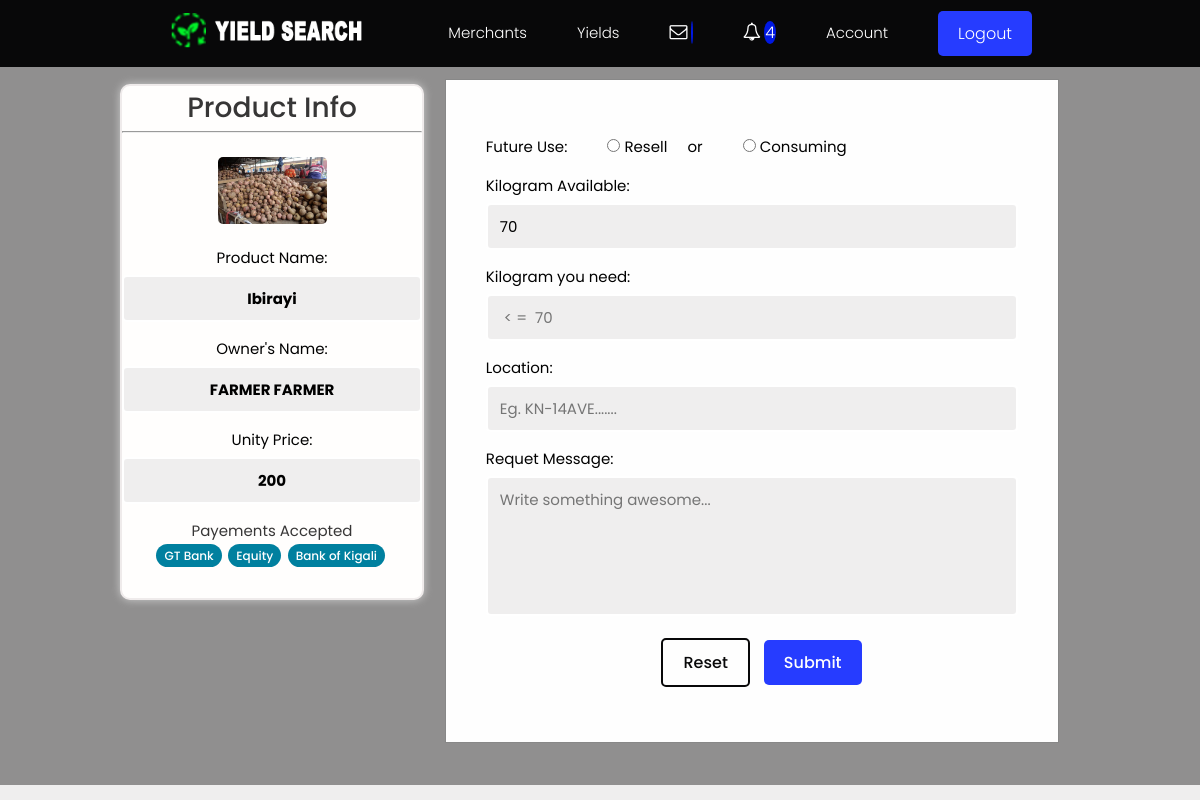
Before: /products/checkout-product/b98c0e063a014c78bda537adc0f1d3c4/ (signed in) with the older database file.
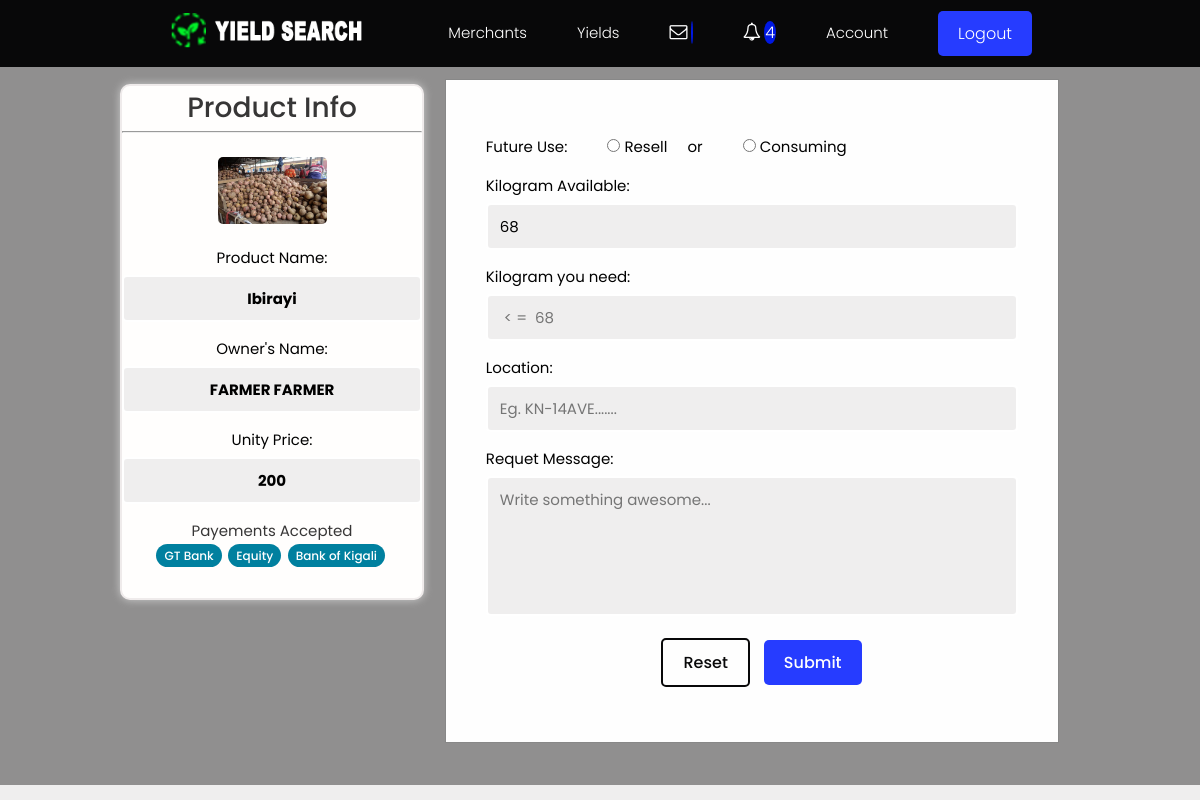
After: the same page with the newer database file.
### products/models.py (models this page shows, shortened)
class Product(models.Model):
    owner = models.ForeignKey(Profile, null=True, blank=True, on_delete=models.CASCADE, related_name='owner')
    name = models.ForeignKey('SingleProduct', default=uuid.uuid4, on_delete=models.CASCADE, null=True, related_name = 'product')
    description = models.TextField(null=True, blank=True)
    featured_image = models.ImageField(null=True, blank=True, default="default.jpg")
    quantity = models.PositiveIntegerField(null=True, blank=True, default=0)
    location = models.CharField(max_length=100, null=True, blank=True)
    payments = models.ManyToManyField('Payment', blank=True, default="In Hand")
    instock = models.BooleanField(blank=True, null=True, default=True)
    vote_total = models.IntegerField(default=0, null=True, blank=True)
    vote_ratio = models.IntegerField(default=0, null=True, blank=True)
    updated = models.DateTimeField(auto_now=True)
    created = models.DateTimeField(auto_now_add=True)
    id = models.UUIDField(default=uuid.uuid4, unique=True,primary_key=True, editable=True)
    class Meta:
        ordering = ['-vote_ratio', '-vote_total', '-created']
    @property
    def imageURL(self):
        try:
            url = self.featured_image.url
        except:
            url = ''
        return url

class SingleProduct(models.Model):
    name = models.CharField(max_length=200, null=True, blank=True, default="Ibirayi")
    price = models.PositiveIntegerField(null=True, blank=True, default=0)
    unity = models.CharField(max_length=200, null=True, blank=True, default="Kilogram")
    created = models.DateTimeField(auto_now_add=True)
    updated = models.DateTimeField(auto_now=True)
    id = models.UUIDField(default=uuid.uuid4, unique=True,
                          primary_key=True, editable=False)
    class Meta:
        verbose_name_plural = "Category"

### users/models.py (models this page shows, shortened)
class Profile(models.Model):
    user = models.OneToOneField(
        User, on_delete=models.CASCADE, null=True, blank=True, related_name="profile")
    name = models.CharField(max_length=200, blank=True, null=True)
    email = models.EmailField(max_length=500, blank=True, null=True)
    username = models.CharField(max_length=200, blank=True, null=True)
    born = models.DateField(max_length=200, null=True, verbose_name="Date of Birth")
    username = models.CharField(max_length=200, blank=True, null=True)
    location = models.CharField(max_length=200, blank=True, null=True)
    nid = models.CharField(max_length=16, blank=True, null=True)
    bio = models.TextField(blank=True, null=True)
    profile_image = models.ImageField(
        null=True, blank=True, upload_to='profiles/', default="profiles/user-default.png")
    account = models.CharField(max_length=200, blank=True, null=True)
    phone1 = models.CharField(blank=True,  max_length=13,  null=True, help_text='Example +2507XXXXXXXXXXX')
    phone2 = models.CharField(blank=True,  max_length=13, null=True, help_text='Example +2507XXXXXXXXXXX')
    created = models.DateTimeField(auto_now_add=True)
    updated = models.DateTimeField(auto_now=True)
    id = models.UUIDField(default=uuid.uuid4, unique=True,
                          primary_key=True, editable=False)
    class Meta:
        ordering = ['created']

### products/views.py (the view)
# urls.py: path('checkout-product/<str:pk>/', views.checkOutProduct, name="checkout-product"),
@login_required(login_url="login")
def checkOutProduct(request, pk):
    if request.user.is_staff:
        return redirect('adminlog')
    if request.user.is_authenticated:
        check = request.user.profile
        if check.bio == None:
            messages.info(request, "Complete profile first!")
            return redirect('account')
        else:
            pass
    else:
        pass
    product = Product.objects.get(id=pk)
    profile = request.user.profile
    if product.owner == profile:
        messages.info(request, 'You can not buy your own product')
        return redirect('account')
    context = {'product': product}
    return render(request, 'products/checkout.html', context)

### products/models.py (called while the page is built)
    def __str__(self):
        return self.name

### products/templates/products/checkout.html (shortened to what the changed rows need)
{% extends 'main.html' %}
{% block content %}
<main class="settingsPage profile my-md opacBg">
  <div class="container ">
    <div class="layout">
      <div class="column column--1of3">
        <div class="card text-center info">
            <h4> Product Info</h4>
            <hr>
            <br>
           <img id="myModalImg" style="max-width:109px" alt="{{product.name.name}}" class="singleProject__preview"  src="{{ product.imageURL }}" alt="portfolio thumbnail" />
                        <div class="form__field">
                        <label for="formInput#text">Product Name: </label>
                        <input
                            class="input input--text"
                            id="formInput#text"
                            type="text"
                            name="text"
                            value = "{{product.name.name}}"
                            placeholder="Enter your full name" readonly
                        />
                        </div>
                        <div class="form__field">
                        <label for="formInput#text">Owner's Name: </label>
                        <input
                            class="input input--text"
                            id="formInput#text"
                            type="text"
                            name="text"
                            value = "{{product.owner.name}}" readonly
                        />
                        </div>
                        <div class="form__field">
                        <label for="formInput#text"> Unity Price: </label>
                        <input
                            class="input input--text"
                            id="formInput#text"
                            type="text"
                            name="text"
                            value = "{{product.name.price}}" readonly
                        />
                        </div>
                     <label for="formInput#text"> Payements Accepted </label><br>
                    {% for payment in product.payments.all|slice:'3' %}
                    <span class="tag tag--pill tag--main">
                        <small>{{payment}}</small>
                    </span>
                    {% endfor %}<br><br>
        </div>
      </div>
      <div class="column column--2of3 modal-contentForm">
                    <form action="{% url 'process-order' product.owner.id %}" class="form" method="POST">
                        <div class="form__field">
                        <div class="form__field">
                             <label for="formInput#text"> {{product.name.unity}} Available: </label>
                        <input class="input input--text" id="formInput#text"
                            type="number" name="TotalQuantity"
                            value = "{{product.quantity}}"  readonly
                        />
                        </div>
                        <div class="form__field">
                        <label for="formInput#text">  {{product.name.unity}} you need: </label>
                        <input
                            class="input input--text"
                            id="number-field"
                            placeholder = " < =  {{product.quantity}}"
                            type="number" required
                            name="quantityNeeded"
                            value = ""
                        />
                        </div>
                        </form>
      </div>
    </div>
  </div>
</main>
{% endblock %}

Changed rows visible on the page:
changed Product "Kilogram": TotalQuantity "70" → "68"; quantityNeeded "< = 70" → "< = 68"
